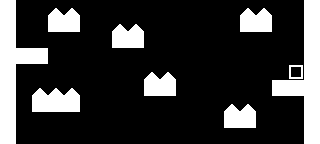

Tiled map render using the project's own tile images. Description and the whole map definition, tile-layer contents included, below:
An orthogonal 20x9 tile map with 16x16 px tiles, 1 tile layer (solid) and 3 objects (finish, spawn, music).

<map version="1.0" orientation="orthogonal" renderorder="right-down" width="20" height="9" tilewidth="16" tileheight="16" nextobjectid="16">
 <tileset firstgid="1" name="tileset" tilewidth="16" tileheight="16" tilecount="18" columns="6">
  <image source="../images/tileset.png" width="96" height="48" />
 </tileset>
 <layer name="solid" width="20" height="9">
  <data encoding="csv">
1,0,0,11,11,0,0,0,0,0,0,0,0,0,0,11,11,0,0,1,
1,0,0,1,1,0,0,11,11,0,0,0,0,0,0,1,1,0,0,1,
1,0,0,0,0,0,0,1,1,0,0,0,0,0,0,0,0,0,0,1,
1,1,1,0,0,0,0,0,0,0,0,0,0,0,0,0,0,0,0,1,
1,0,0,0,0,0,0,0,0,11,11,0,0,0,0,0,0,0,3,1,
1,0,11,11,11,0,0,0,0,1,1,0,0,0,0,0,0,1,1,1,
1,0,1,1,1,0,0,0,0,0,0,0,0,0,11,11,0,0,0,1,
1,0,0,0,0,0,0,0,0,0,0,0,0,0,1,1,0,0,0,1,
1,0,0,0,0,0,0,0,0,0,0,0,0,0,0,0,0,0,0,1
</data>
 </layer>
 <objectgroup name="objects">
  <object id="5" name="end" type="finish" x="288" y="64" width="16" height="16" />
  <object id="6" type="spawn" x="16" y="32" width="16" height="16" />
  <object id="7" name="tell_me" type="music" x="-16" y="-16" width="16" height="16" />
 </objectgroup>
</map>
